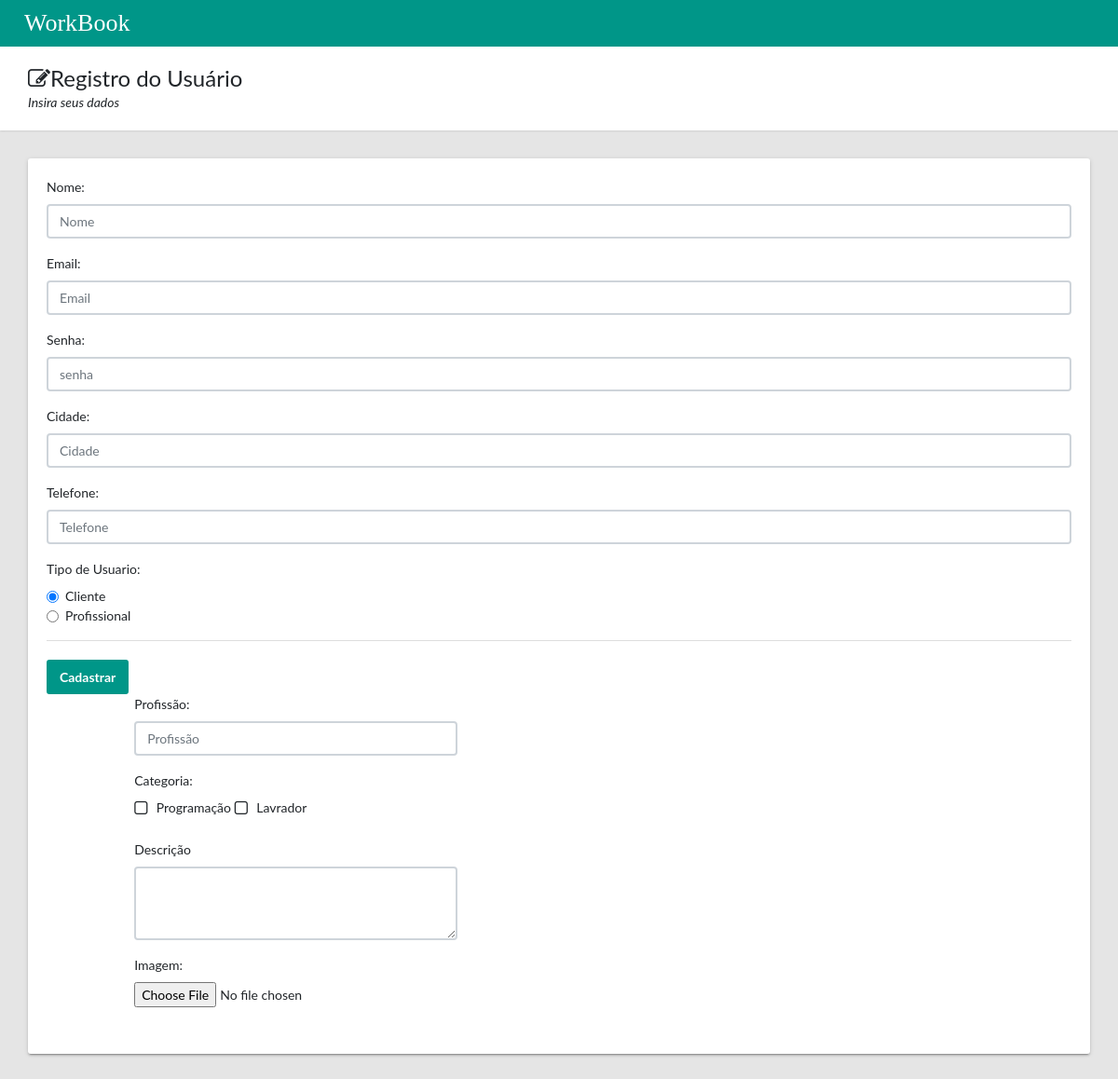
/usuario/perfil/, run on an earlier commit of the app's database.
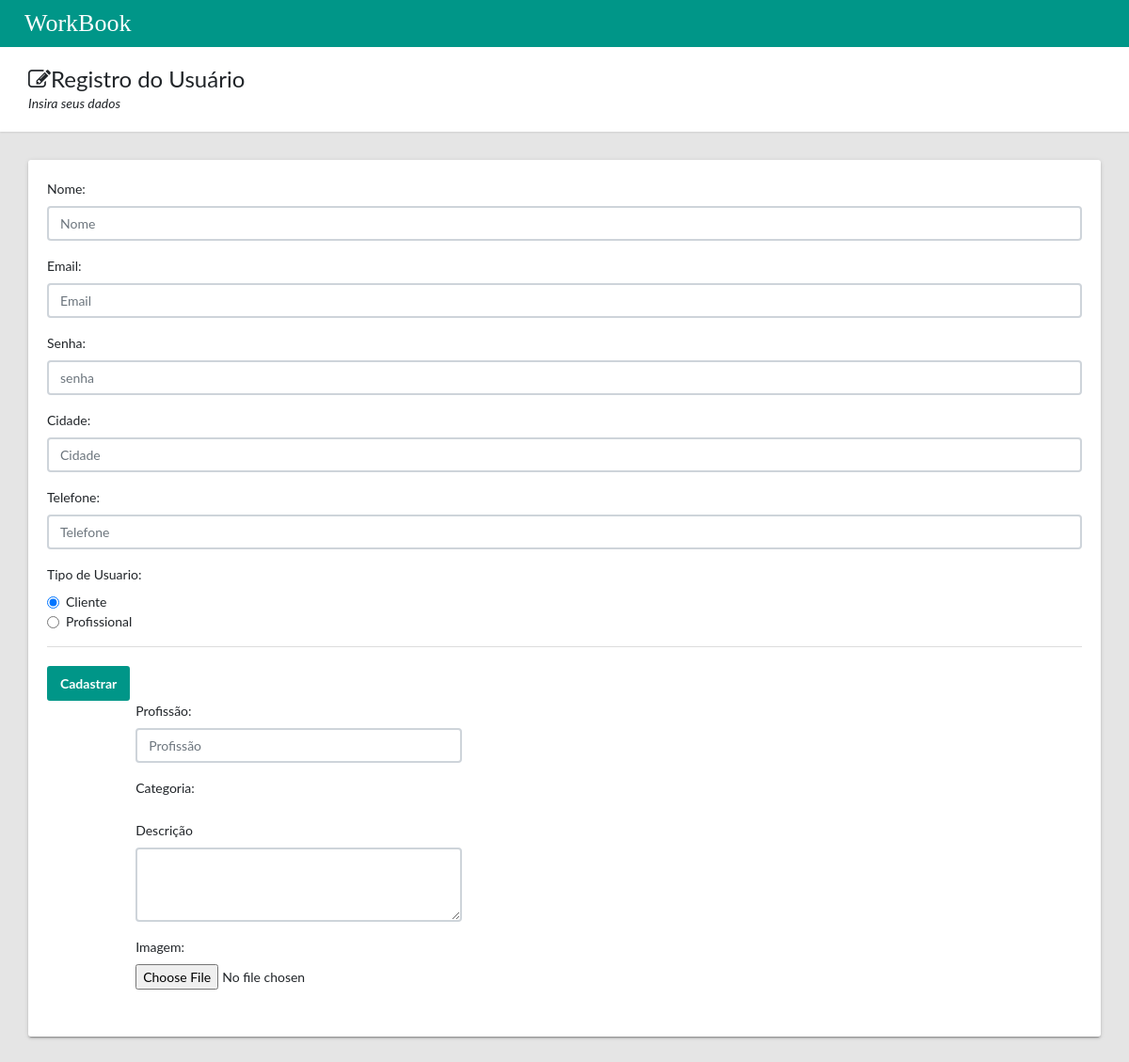
And on a later commit of the database.
### categoria/models.py (models this page shows)
class Categoria(models.Model):
    nome = models.CharField('nome',max_length=250)
    class Meta:
        db_table = 'categoria'

### usuario/views.py (the view, shortened to what this page needs)
# urls.py: path('perfil/', views.perfil, name='perfil'),
def perfil(request):
    if request.method != 'POST':
        categorias = Categoria.objects.all()
        return render(request, 'perfil.html', {"categorias": categorias})

### usuario/templates/perfil.html (shortened to what the changed rows need)
{% load static %}
<html lang="en">
<head>
    <link rel="stylesheet" type="text/css" href="{% static 'css/main.css'%}">
    <link rel="stylesheet" type="text/css"
          href="https://maxcdn.bootstrapcdn.com/font-awesome/4.7.0/css/font-awesome.min.css">
</head>
<body>
<main class="app-content-home">
    <div class="app-title">
        <div>
            <h1><i class="fa fa-edit"></i>Registro do Usuário</h1>
        </div>
    </div>
    <div class="row">
        <div class="col-md-12">
            <div class="tile">
                <div class="row">
                    <div class="col-lg-12">
                        <form action="/usuario/perfil/" method="post">
                            <div class="row">
                                <div id="show_profissional" class="col-lg-4 offset-lg-1">
                                        <div class="form-group">
                                            <div class="animated-checkbox" id="tipo">
                                                {% for categoria in categorias %}
                                                <label>
                                                           type="checkbox"><span
                                                        class="label-text"> {{categoria.nome}}</span>
                                                </label>
                                                {% endfor %}
                                            </div>
                                        </div>
                                    </div>
                            </div>
                        </form>
                    </div>
                </div>
            </div>
        </div>
    </div>
</main>
</body>
</html>

What changed in the data, as far as the page shows it:
removed Categoria: nome "Programação"
removed Categoria: nome "Lavrador"
